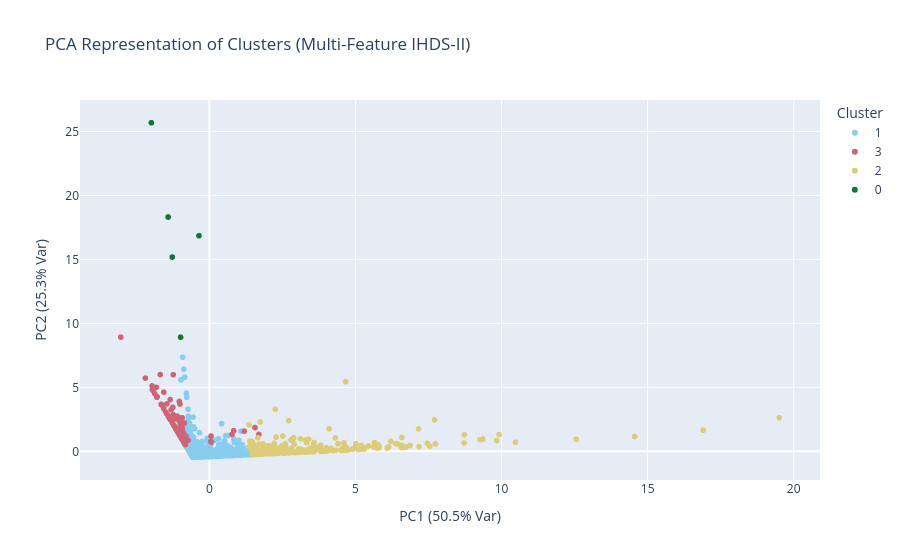

Notebook source saved alongside this figure:
### Code cell
fig = px.scatter(
    data_frame=X_pca,
    x="PC1",
    y="PC2",
    color=labels.astype(str), # Using labels from Step 1
    color_discrete_sequence=px.colors.qualitative.Safe,
    title="PCA Representation of Clusters (Multi-Feature IHDS-II)"
)

fig.update_layout(
    xaxis_title=f"PC1 ({pca.explained_variance_ratio_[0]:.1%} Var)",
    yaxis_title=f"PC2 ({pca.explained_variance_ratio_[1]:.1%} Var)",
    legend_title="Cluster"
)
fig.show()

### Figure 1 — Plotly figure (JSON) as saved in the notebook; plotly's stock layout.template omitted (floating-point values rounded to 4 significant figures; data arrays with more than 128 entries replaced by an {"elided": "..."} marker saying what was removed)
{"data": [{"hovertemplate": "color=1<br>PC1=%{x}<br>PC2=%{y}<extra></extra>", "legendgroup": "1", "marker": {"color": "rgb(136, 204, 238)", "symbol": "circle"}, "mode": "markers", "name": "1", "showlegend": true, "type": "scattergl", "x": {"elided": "2775 float values"}, "xaxis": "x", "y": {"elided": "2775 float values"}, "yaxis": "y"}, {"hovertemplate": "color=3<br>PC1=%{x}<br>PC2=%{y}<extra></extra>", "legendgroup": "3", "marker": {"color": "rgb(204, 102, 119)", "symbol": "circle"}, "mode": "markers", "name": "3", "showlegend": true, "type": "scattergl", "x": {"elided": "184 float values"}, "xaxis": "x", "y": {"elided": "184 float values"}, "yaxis": "y"}, {"hovertemplate": "color=2<br>PC1=%{x}<br>PC2=%{y}<extra></extra>", "legendgroup": "2", "marker": {"color": "rgb(221, 204, 119)", "symbol": "circle"}, "mode": "markers", "name": "2", "showlegend": true, "type": "scattergl", "x": {"elided": "367 float values"}, "xaxis": "x", "y": {"elided": "367 float values"}, "yaxis": "y"}, {"hovertemplate": "color=0<br>PC1=%{x}<br>PC2=%{y}<extra></extra>", "legendgroup": "0", "marker": {"color": "rgb(17, 119, 51)", "symbol": "circle"}, "mode": "markers", "name": "0", "showlegend": true, "type": "scattergl", "x": [-0.3569, -1.27, -1.411, -1.987, -0.9868], "xaxis": "x", "y": [16.85, 15.18, 18.31, 25.68, 8.924], "yaxis": "y"}], "layout": {"legend": {"title": {"text": "Cluster"}, "tracegroupgap": 0}, "title": {"text": "PCA Representation of Clusters (Multi-Feature IHDS-II)"}, "xaxis": {"anchor": "y", "domain": [0, 1], "title": {"text": "PC1 (50.5% Var)"}}, "yaxis": {"anchor": "x", "domain": [0, 1], "title": {"text": "PC2 (25.3% Var)"}}}}
